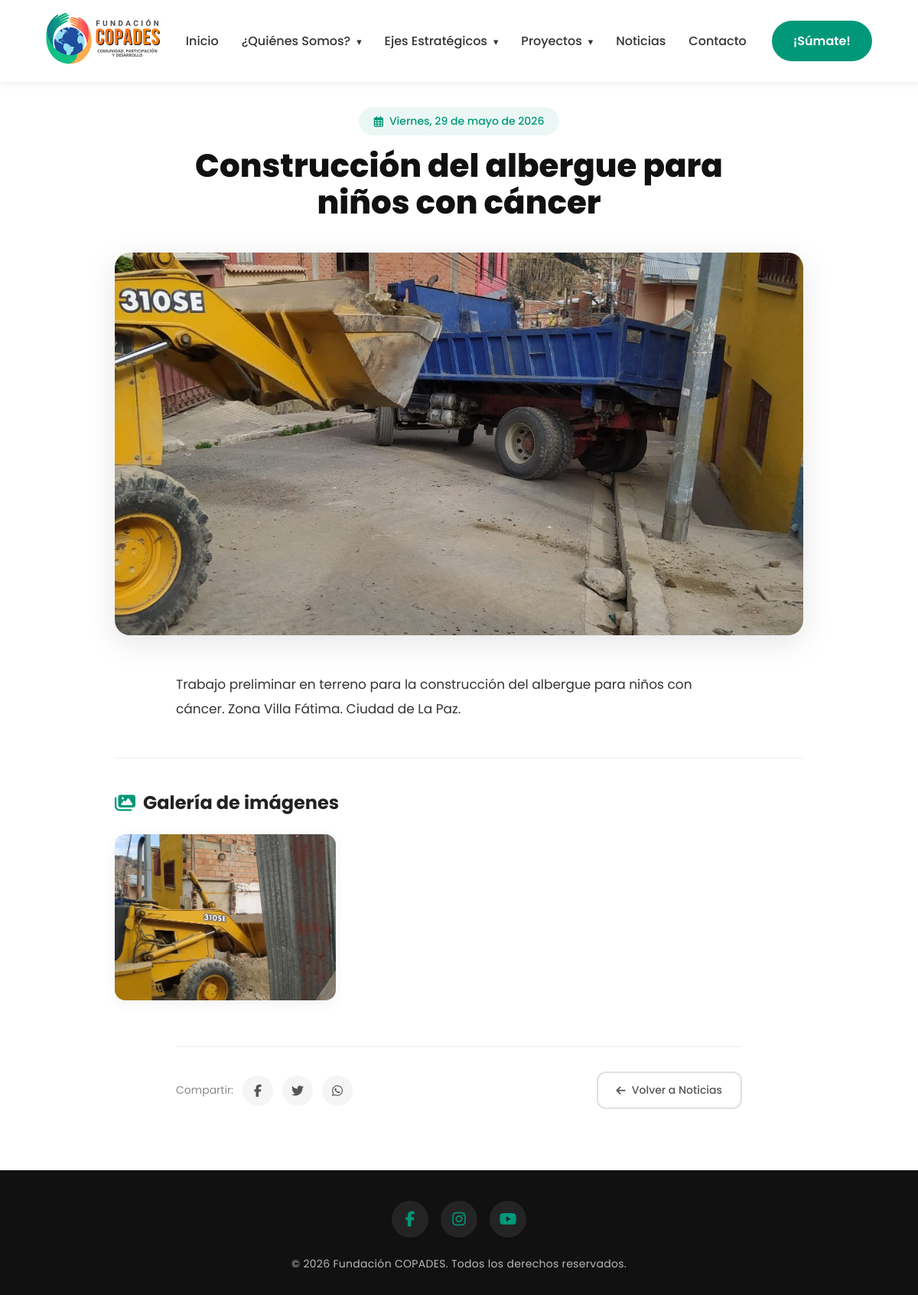
Screenshot of /pages/noticia.php?id=3 with the database file from the repository.
### tables this page shows
CREATE TABLE IF NOT EXISTS `noticias` (
  `id` int NOT NULL AUTO_INCREMENT,
  `titulo` varchar(255) NOT NULL,
  `fecha` date NOT NULL,
  `contenido` text NOT NULL,
  `imagen` varchar(255) DEFAULT NULL,
  `created_at` timestamp NULL DEFAULT CURRENT_TIMESTAMP,
  `updated_at` timestamp NULL DEFAULT CURRENT_TIMESTAMP ON UPDATE CURRENT_TIMESTAMP,
  PRIMARY KEY (`id`)
);

CREATE TABLE IF NOT EXISTS `noticias_galeria` (
  `id` int NOT NULL AUTO_INCREMENT,
  `noticia_id` int NOT NULL,
  `imagen` varchar(255) NOT NULL,
  `orden` int NOT NULL DEFAULT '0',
  `created_at` timestamp NULL DEFAULT CURRENT_TIMESTAMP,
  PRIMARY KEY (`id`),
  KEY `noticia_id` (`noticia_id`),
  CONSTRAINT `noticias_galeria_ibfk_1` FOREIGN KEY (`noticia_id`) REFERENCES `noticias` (`id`) ON DELETE CASCADE
);

### includes/db.php (called while the page is built, shortened)
<?php
class Database {
    private static $instance = null;
    private $conn;
    private function __construct() {
        try {
            $dsn = "mysql:host=" . DB_HOST . ";port=" . DB_PORT . ";dbname=" . DB_NAME . ";charset=utf8mb4";
            $this->conn = new PDO($dsn, DB_USER, DB_PASS, [
                PDO::ATTR_ERRMODE            => PDO::ERRMODE_EXCEPTION,
                PDO::ATTR_DEFAULT_FETCH_MODE => PDO::FETCH_ASSOC,
                PDO::ATTR_EMULATE_PREPARES   => false,
            ]);
        } catch (PDOException $e) {
            error_log('Error de conexión BD: ' . $e->getMessage());
            die('Error de conexión a la base de datos. Por favor, intente más tarde.');
        }
    }
    public static function getInstance() {
        if (self::$instance === null) {
            self::$instance = new self();
        }
        return self::$instance;
    }
    public function query($sql, $params = []) {
        $stmt = $this->conn->prepare($sql);
        $stmt->execute($params);
        return $stmt;
    }
    public function fetchAll($sql, $params = []) {
        return $this->query($sql, $params)->fetchAll();
    }
    public function fetch($sql, $params = []) {
        return $this->query($sql, $params)->fetch();
    }
}

### pages/noticia.php (the view, shortened to what this page needs)
<?php
require_once __DIR__ . '/../includes/db.php';
$db = Database::getInstance();
$id = isset($_GET['id']) ? (int)$_GET['id'] : 0;
$noticia = $db->fetch("SELECT * FROM noticias WHERE id = ?", [$id]);
$galeria = $db->fetchAll("SELECT * FROM noticias_galeria WHERE noticia_id = ? ORDER BY orden ASC", [$id]);
include __DIR__ . '/../partials/header.php';
?>
<article class="news-article">
    <div class="container">
        <div class="news-article-header">
            <div class="news-article-meta">
                <span class="news-article-date">
                    <i class="far fa-calendar-alt"></i>
                    <?php
                    $fechaTimestamp = strtotime($noticia['fecha']);
                    $dias = ['Domingo','Lunes','Martes','Miércoles','Jueves','Viernes','Sábado'];
                    $meses = ['enero','febrero','marzo','abril','mayo','junio','julio','agosto','septiembre','octubre','noviembre','diciembre'];
                    echo $dias[date('w', $fechaTimestamp)] . ', ' . date('d', $fechaTimestamp) . ' de ' . $meses[date('n', $fechaTimestamp)-1] . ' de ' . date('Y', $fechaTimestamp);
                    ?>
                </span>
            </div>
            <h1 class="news-article-title"><?= htmlspecialchars($noticia['titulo']) ?></h1>
        </div>
        <?php if ($noticia['imagen']): ?>
        <div class="news-article-image">
            <img src="<?= BASE_URL ?>assets/uploads/<?= htmlspecialchars($noticia['imagen']) ?>" alt="<?= htmlspecialchars($noticia['titulo']) ?>">
        </div>
        <?php endif; ?>
        <div class="news-article-content">
            <?= $noticia['contenido'] ?>
        </div>
        <?php if (count($galeria) > 0): ?>
        <div class="news-article-gallery">
            <h2 class="news-gallery-title"><i class="fas fa-images"></i> Galería de imágenes</h2>
            <div class="gallery-mosaic">
                <?php foreach ($galeria as $img): ?>
                <a href="<?= BASE_URL ?>assets/uploads/<?= htmlspecialchars($img['imagen']) ?>" class="gallery-mosaic-item" target="_blank" rel="noopener">
                    <img src="<?= BASE_URL ?>assets/uploads/<?= htmlspecialchars($img['imagen']) ?>" alt="Galería - <?= htmlspecialchars($noticia['titulo']) ?>">
                </a>
                <?php endforeach; ?>
            </div>
        </div>
        <?php endif; ?>
        <div class="news-article-footer">
            <div class="news-article-share">
                <span>Compartir:</span>
                <a href="https://www.facebook.com/sharer/sharer.php?u=<?= urlencode(BASE_URL . 'pages/noticia.php?id=' . $noticia['id']) ?>" target="_blank" rel="noopener" class="share-icon" aria-label="Compartir en Facebook">
                    <i class="fab fa-facebook-f"></i>
                </a>
                <a href="https://twitter.com/intent/tweet?text=<?= urlencode($noticia['titulo']) ?>&url=<?= urlencode(BASE_URL . 'pages/noticia.php?id=' . $noticia['id']) ?>" target="_blank" rel="noopener" class="share-icon" aria-label="Compartir en Twitter">
                    <i class="fab fa-twitter"></i>
                </a>
                <a href="https://wa.me/?text=<?= urlencode($noticia['titulo'] . ' - ' . BASE_URL . 'pages/noticia.php?id=' . $noticia['id']) ?>" target="_blank" rel="noopener" class="share-icon" aria-label="Compartir en WhatsApp">
                    <i class="fab fa-whatsapp"></i>
                </a>
            </div>
            <a href="noticias.php" class="btn-back"><i class="fas fa-arrow-left"></i> Volver a Noticias</a>
        </div>
    </div>
</article>
<?php include __DIR__ . '/../partials/footer.php'; ?>

### assets/css/style.css (style rules this page uses)
* { margin:0;padding:0;box-sizing:border-box; }
body { font-family:'Poppins',sans-serif;background:#f5f5f5;color:#222;overflow-x:hidden; }
.container { width:90%;max-width:1280px;margin:auto; }
.news-article { padding-top:140px; padding-bottom:80px; background:white; }
.news-article-header { max-width:800px; margin:0 auto 40px; text-align:center; }
.news-article-meta { margin-bottom:16px; }
.news-article-date { display:inline-flex; align-items:center; gap:8px; background:rgba(0,152,121,.08); color:#009879; padding:8px 20px; border-radius:30px; font-size:14px; font-weight:500; }
.news-article-title { font-size:42px; font-weight:800; color:#111; line-height:1.15; margin-bottom:16px; }
.news-article-image { max-width:900px; margin:0 auto 48px; border-radius:20px; overflow:hidden; box-shadow:0 10px 40px rgba(0,0,0,.1); }
.news-article-image img { width:100%; max-height:500px; object-fit:cover; display:block; }
.news-article-content { max-width:740px; margin:0 auto; font-size:17px; line-height:1.9; color:#333; }
.news-article-footer { max-width:740px; margin:60px auto 0; padding-top:32px; border-top:1px solid #eee; display:flex; justify-content:space-between; align-items:center; flex-wrap:wrap; gap:20px; }
.news-article-share { display:flex; align-items:center; gap:12px; font-size:14px; color:#888; }
.share-icon { display:inline-flex; align-items:center; justify-content:center; width:40px; height:40px; border-radius:50%; background:#f5f5f5; color:#555; text-decoration:none; transition:.3s; font-size:16px; }
.btn-back { display:inline-flex; align-items:center; gap:8px; padding:12px 24px; background:white; border:2px solid #e0e0e0; border-radius:12px; color:#555; text-decoration:none; font-size:14px; font-weight:500; transition:.3s; }
.news-article-gallery { max-width:900px; margin:48px auto 0; padding-top:40px; border-top:1px solid #eee; }
.news-gallery-title { font-size:24px; font-weight:700; color:#222; margin-bottom:8px; display:flex; align-items:center; gap:10px; }
.news-gallery-title i { color:#009879; }
.gallery-mosaic { display:grid; grid-template-columns:repeat(3, 1fr); gap:16px; margin-top:24px; }
.gallery-mosaic-item { display:block; border-radius:14px; overflow:hidden; box-shadow:0 4px 16px rgba(0,0,0,.06); transition:.4s cubic-bezier(.22,1,.36,1); aspect-ratio:4/3; position:relative; }
.gallery-mosaic-item img { width:100%; height:100%; object-fit:cover; transition:.5s ease; display:block; }
.gallery-mosaic-item::after { content:'\f00e'; font-family:'Font Awesome 6 Free'; font-weight:900; position:absolute; inset:0; background:rgba(0,0,0,.3); display:flex; align-items:center; justify-content:center; font-size:32px; color:white; opacity:0; transition:.3s; }

### rows the page displays
noticias: fecha "Viernes", fecha "29", fecha "mayo", fecha "2026", titulo "Construcción del albergue para niños con cáncer", imagen (picture), contenido "Trabajo preliminar en terreno para la construcción del albergue para niños con cáncer. Zona Villa Fátima. Ciudad de La Paz."
noticias_galeria: imagen (picture)
